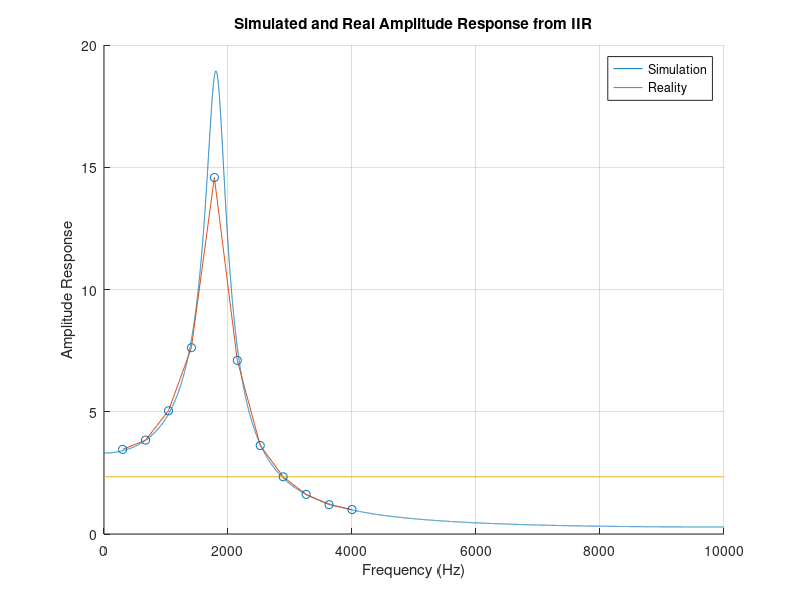

The MATLAB source for this figure:
b = [1 0 0];
a = [1 -1.6 0.902];
fs = 20000;
f = linspace(0, fs / 2, fs);

[h, w] = freqz(b, a, fs);
h = abs(h);

ff = [300, 670, 1040, 1410, 1780, 2150, 2520, 2890, 3260, 3630, 4000];
hh = [1.73, 1.92, 2.52, 3.81, 7.29, 3.55, 1.81, 1.17, 0.81, 0.60, 0.50] / 0.5;

grid on;
hold on;
plot(f, h);
plot(ff, hh);
plot([0, fs / 2], [h(1) * 0.707, h(1) * 0.707])
scatter(ff, hh);
legend('Simulation', 'Reality');
xlabel('Frequency (Hz)');
ylabel('Amplitude Response');
title('Simulated and Real Amplitude Response from IIR');
hold off;
